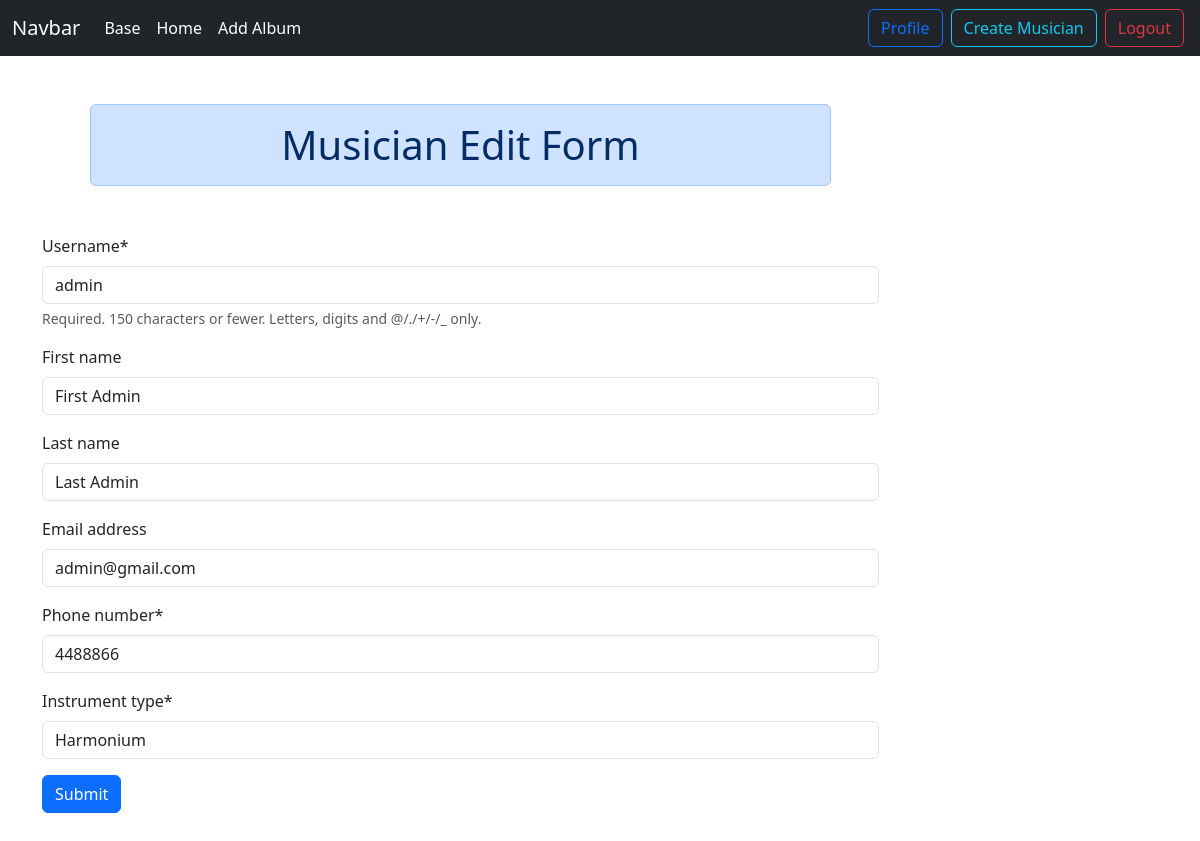
Screenshot of /musician/edit_musician/1/ (signed in) with the database file from the repository.
### musician/models.py (models this page shows, shortened)
class Musician(AbstractUser):
    phone_number = models.CharField(max_length=12)
    instrument_type = models.CharField(max_length=120)

### musician/views.py (the view, shortened to what this page needs)
# urls.py: path('edit_musician/<int:pk>/',views.EditMusicianView.as_view(),name="edit_musician"),
class EditMusicianView(LoginRequiredMixin, UpdateView):
    model = Musician
    form_class = ChangeMusicianDataForm
    template_name = 'edit_musician.html'
    success_url = reverse_lazy('homepage')
    login_url = 'login'

### musician/forms.py
class ChangeMusicianDataForm(UserChangeForm):
    password = None
    class Meta:
        model = Musician
        fields = ['username','first_name','last_name','email','phone_number','instrument_type']

### musician/templates/edit_musician.html (shortened to what this page needs)
{% extends 'base.html' %}
{% load crispy_forms_tags %}
{% load static %}
{% block content %}
<div class="container mb-5" >
    <form method="post" novalidate class="w-75">
        <h1 class="text-center m-5 alert alert-primary">Musician Edit Form</h1>
        {{form|crispy}}
        <button class="btn btn-primary mb-5">Submit</button>
    </form>
</div>
{% endblock content %}

### rows the page displays
Musician: username "admin", first_name "First Admin", last_name "Last Admin", email "admin@gmail.com", phone_number "4488866", instrument_type "Harmonium"
